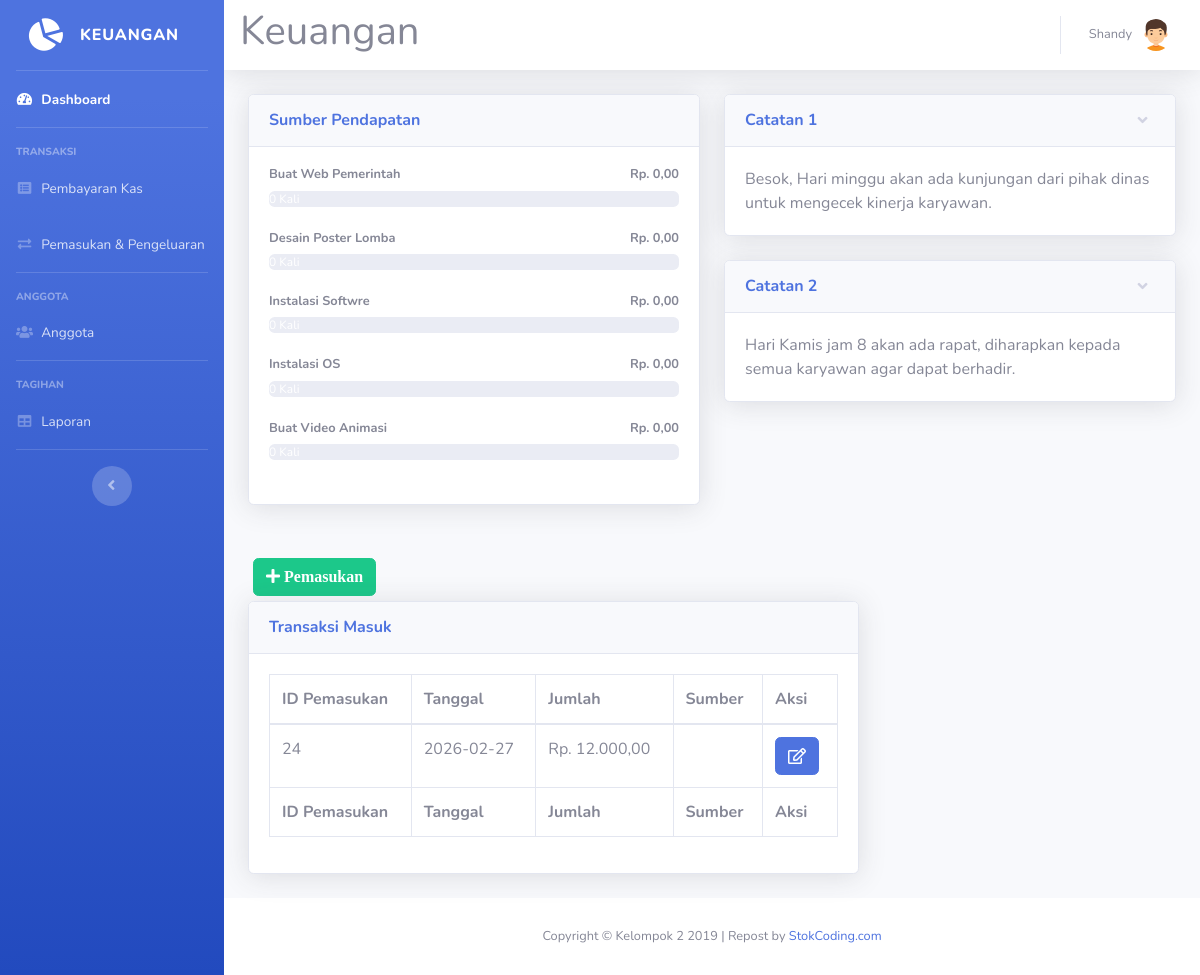
Before: /pendapatan.php (signed in) with the older database file.
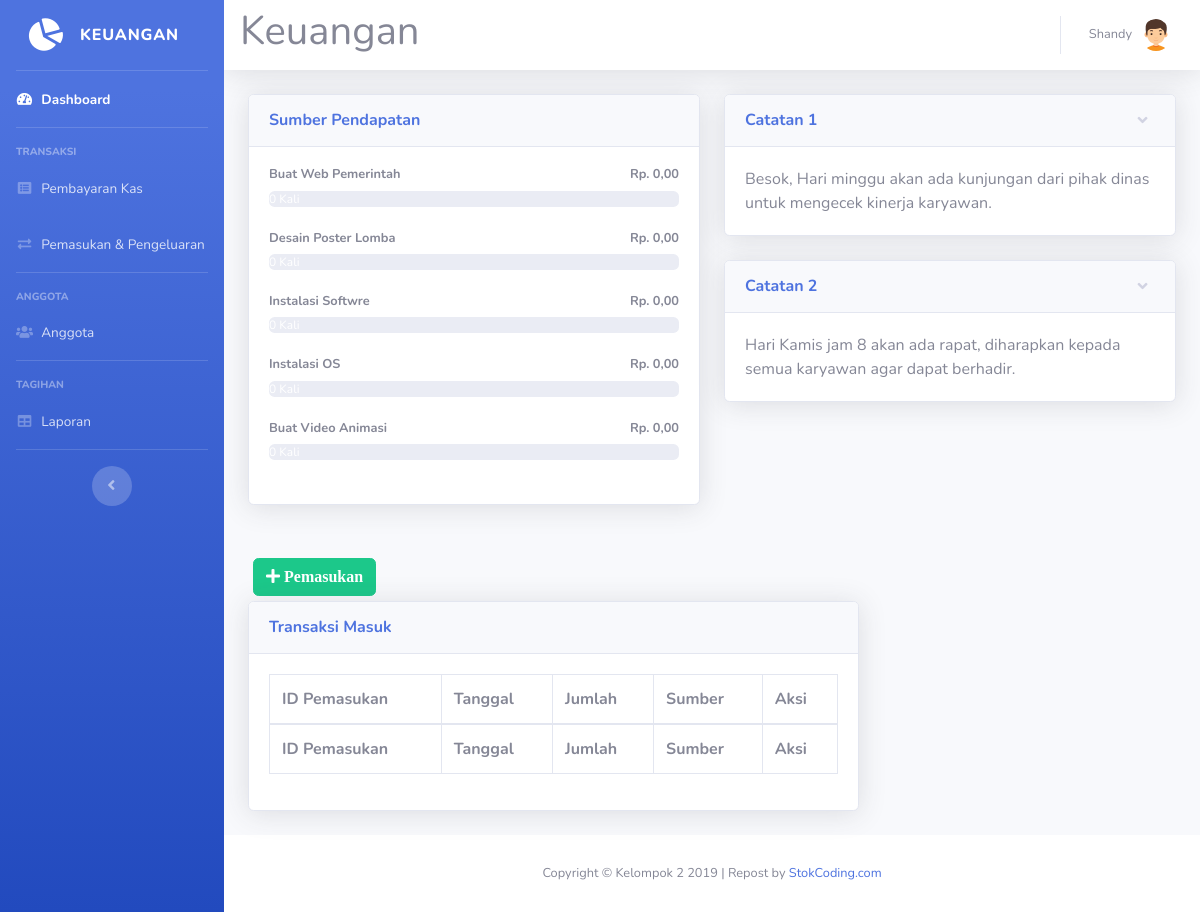
After: the same page with the newer database file.
### tables this page shows
CREATE TABLE `pemasukan` (
  `id_pemasukan` int(11) NOT NULL,
  `tgl_pemasukan` date NOT NULL,
  `jumlah` int(11) NOT NULL,
  `keterangan` varchar(100) NOT NULL,
  `id_sumber` int(11) DEFAULT NULL
);

### pendapatan.php (the view, shortened to what the changed rows need)
<!DOCTYPE html>
<html lang="en">
<head>
  <link href="vendor/fontawesome-free/css/all.min.css" rel="stylesheet" type="text/css">
  <link href="css/sb-admin-2.min.css" rel="stylesheet">
</head>
<body id="page-top">
<?php
require 'koneksi.php';
require ('sidebar.php'); ?>
      <div id="content">
<?php require ('navbar.php'); ?>
        <div class="container-fluid">
          <div class="row">
					   <div class="col-xl-8 col-lg-7">
					   <button type="button" class="btn btn-success" style="margin:5px" data-toggle="modal" data-target="#myModalTambah"><i class="fa fa-plus"> Pemasukan</i></button><br>
          <div class="card shadow mb-4">
            <div class="card-body">
              <div class="table-responsive">
               <table class="table table-bordered" id="dataTable" width="100%" cellspacing="0">
                  <thead>
                    <tr>
                      <th>ID Pemasukan</th>
                      <th>Tanggal</th>
                      <th>Jumlah</th>
                      <th>Sumber</th>
					  <th>Aksi</th>
                    </tr>
                  </thead>
                  <tfoot>
                    <tr>
                      <th>ID Pemasukan</th>
                      <th>Tanggal</th>
                      <th>Jumlah</th>
                      <th>Sumber</th>
                      <th>Aksi</th>
                    </tr>
                  </tfoot>
                  <tbody>
				  <?php
$query = mysqli_query($koneksi,"SELECT * FROM pemasukan");
while ($data = mysqli_fetch_assoc($query))
{
?>
                    <tr>
                      <td><?=$data['id_pemasukan']?></td>
                      <td><?=$data['tgl_pemasukan']?></td>
                      <td>Rp. <?=number_format($data['jumlah'],2,',','.');?></td>
                      <td><?=$data['id_sumber']?></td>
					  <td>
<a href="#" type="button" class=" fa fa-edit btn btn-primary btn-md" data-toggle="modal" data-target="#myModal<?php echo $data['id_pemasukan']; ?>"></a>
</td>
</tr>
  </div>
<?php
}
?>
                  </tbody>
                </table>
              </div>
            </div>
          </div>
		  </div>
       </div>
      </div>
    </div>
  </div>
</body>
</html>

Changed rows visible on the page:
removed pemasukan: id_pemasukan "24", tgl_pemasukan "2026-02-27", jumlah "12.000,00"
